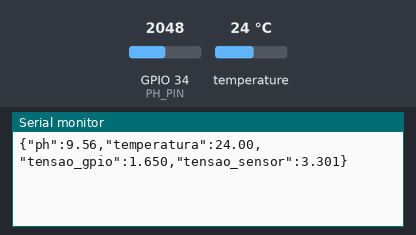
Bench run of a sketch on a simulated ESP32. On the bench: the last lines printed to the serial monitor. The test bench sets the inputs (shaded band); at power-on: temperature 24 °C, GPIO 34 (PH_PIN) = 2048 (analog values on the 0–4095 scale).

Above: at 2.2 s.
2.3 s: temperature set to 12 °C
3.8 s: GPIO 34 (PH_PIN) set to 2866
At 4.7 s:
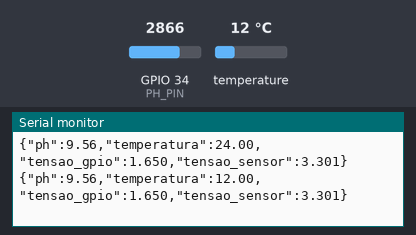
5.3 s: temperature set to 19 °C
At 6.6 s:
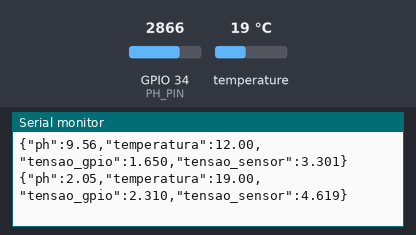
6.8 s: GPIO 34 (PH_PIN) set to 3603
At 9.0 s:
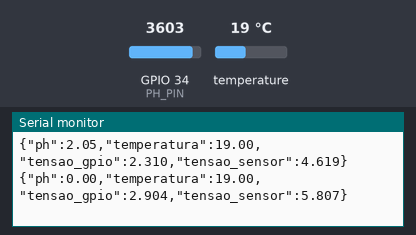
Timing chart, 0 to 9.3 s (numbered marks = the images above; inputs shaded):
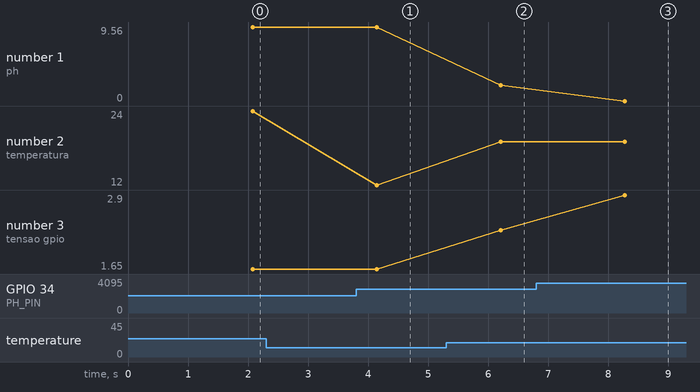

The sketch:

IARA_ESP32.ino
```cpp
#include <OneWire.h>
#include <DallasTemperature.h>

// =========================
// PINOS DOS SENSORES
// =========================

#define PH_PIN 34
#define TEMP_PIN 4

// =========================
// SENSOR DE TEMPERATURA
// =========================

OneWire oneWire(TEMP_PIN);
DallasTemperature sensors(&oneWire);

// =========================
// CONFIGURAÇÃO DO pH
// =========================

float fatorDivisor = 2.0;

// Ajustado com base na sua imagem
float tensaoReferenciaPH7 = 3.75;

// Inclinação aproximada do sensor de pH
float inclinacao = -5.70;

void setup() {
  Serial.begin(115200);
  delay(1000);

  analogReadResolution(12);
  sensors.begin();
}

void loop() {
  // =========================
  // LEITURA DO pH
  // =========================

  int somaPH = 0;

  for (int i = 0; i < 10; i++) {
    somaPH += analogRead(PH_PIN);
    delay(30);
  }

  int leituraPH = somaPH / 10;

  float tensaoGPIO = leituraPH * (3.3 / 4095.0);
  float tensaoSensorPH = tensaoGPIO * fatorDivisor;

  float ph = 7.0 + ((tensaoSensorPH - tensaoReferenciaPH7) * inclinacao);

  // Limita o valor do pH entre 0 e 14
  if (ph < 0) {
    ph = 0;
  }

  if (ph > 14) {
    ph = 14;
  }

  // =========================
  // LEITURA DA TEMPERATURA
  // =========================

  sensors.requestTemperatures();
  float temperatura = sensors.getTempCByIndex(0);

  // =========================
  // ENVIO DOS DADOS EM JSON
  // =========================

  Serial.print("{");

  Serial.print("\"ph\":");
  Serial.print(ph, 2);
  Serial.print(",");

  Serial.print("\"temperatura\":");
  Serial.print(temperatura, 2);
  Serial.print(",");

  Serial.print("\"tensao_gpio\":");
  Serial.print(tensaoGPIO, 3);
  Serial.print(",");

  Serial.print("\"tensao_sensor\":");
  Serial.print(tensaoSensorPH, 3);

  Serial.println("}");

  delay(1000);
}
```

Measured:
- after the input at 5.3 s, the serial monitor: prints a new line after 0.91 s (image 2)
- after the input at 6.8 s, the serial monitor: prints a new line after 1.5 s (image 3)
- plotted number 1: 2.05 → 0 after the input at 6.8 s
- plotted number 2: 12 → 19 after the input at 5.3 s
- plotted number 3: 2.31 → 2.9 after the input at 6.8 s
